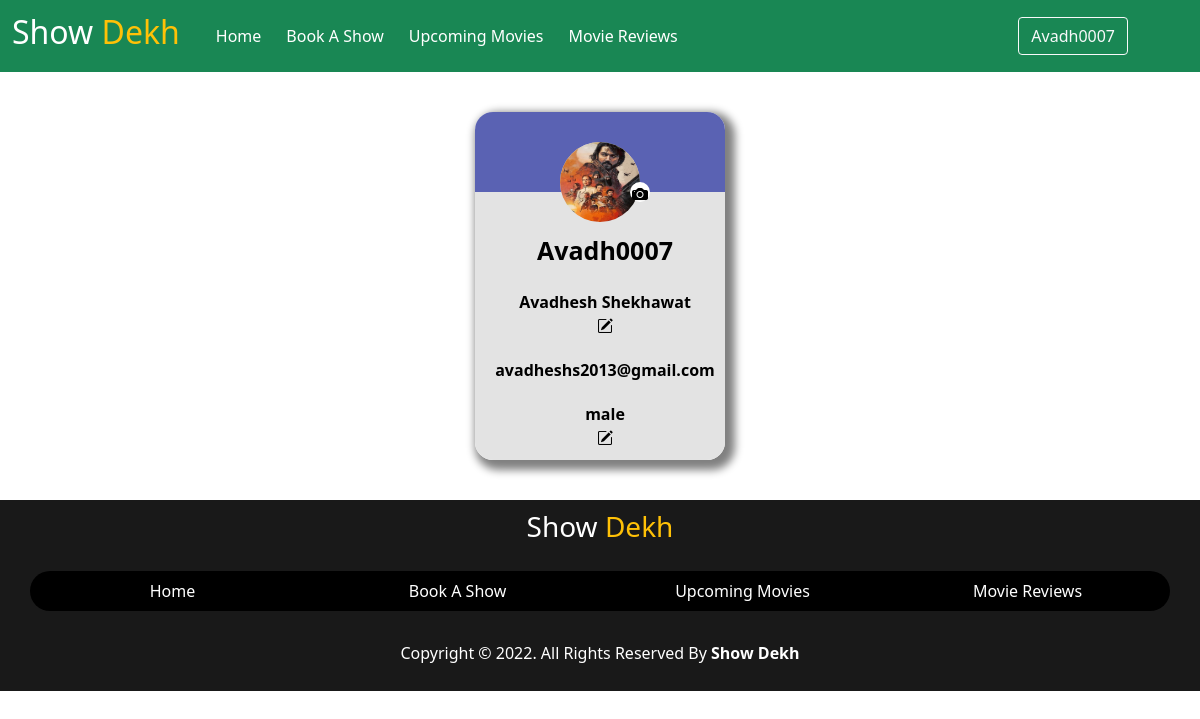
Screenshot of /profile.php (signed in) with the database file from the repository.
### tables this page shows
CREATE TABLE `profile` (
  `sn` int(11) NOT NULL,
  `name` varchar(50) NOT NULL,
  `userid` varchar(9) NOT NULL,
  `email` varchar(50) NOT NULL,
  `gender` varchar(6) NOT NULL,
  `pic` varchar(50) NOT NULL
);

### profile.php (the view, shortened to what this page needs)
<?php
include_once('connection.php');
?>
<!DOCTYPE html>
<html lang="en">
<head>
    <link rel="stylesheet" href="https://cdn.jsdelivr.net/npm/bootstrap-icons@1.9.1/font/bootstrap-icons.css">
    <link href="https://cdn.jsdelivr.net/npm/bootstrap@5.1.3/dist/css/bootstrap.min.css" rel="stylesheet"
>
    <link rel="stylesheet" href="css/style.css">
</head>
<body>
    <?php
        include_once('header.php');
        ?>
    <form action="" method="post" enctype="multipart/form-data">
        <?php
                $get="select * from profile where userid='{$_SESSION["userid"]}'";
                $query=mysqli_query($cn,$get);
                if(mysqli_num_rows($query) > 0){
                    while($rw = mysqli_fetch_array($query)){
        ?>
        <div class="container">
            <div class="row">
                <div class="col-sm-12 col-md-12 col-12 profile-card">
                    <div class="row">
                        <div class="profile-pic-bg">
                            <center>
                                <div class="profile-pic-div">
                                    <img class="profile-pic img-fluid" src="<?php echo $rw['pic'] ?>" alt="profile-pic">
                                    <div class="update-profile-pic-btn-bg"><button type="button"
                                            class="update_prifile_img_icon" data-bs-toggle="modal"
                                            data-bs-target="#profile_image_update_modal"><i
                                                class="bi bi-camera-fill"></i></button></div>
                                </div>
                            </center>
                        </div>
                         <div class="usrd"><center><b class="profile_userid"><?php echo $rw['userid'] ?></b></center></div>
                        <div class="name">
                            <center><b class="profile_name"><?php echo $rw['name'] ?></b><br><button type="button"
                                class="update_prifile_icon name_update_icon" data-bs-toggle="modal"
                                data-bs-target="#profile_name_update_modal"><i class="bi bi-pencil-square"></i></button></center>
                        </div>
                        <div class="eml"><center><b><?php echo $rw['email'] ?></b></center></div>
                        <div class="gen"><center><b><?php echo $rw['gender'] ?></b><br><button type="button"
                                class="update_prifile_icon gender_update_icon" data-bs-toggle="modal"
                                data-bs-target="#profile_gender_update_modal"><i
                                    class="bi bi-pencil-square"></i></button></center>
                        </div>
                    </div>
                </div>
            </div>
        </div>
        <?php
                    }
                }
            ?>
    </form>
    <?php
        include_once('footer.php');
        ?>
</body>
</html>

### css/style.css (style rules this page uses)
* { margin: 0; padding: 0; }
.profile-card { width: 250px; margin-left: auto; margin-right: auto; margin-top: 40px; margin-bottom: 40px; border-radius: 18px; box-shadow: 5px 5px 8px 5px gray; }
.profile-pic-bg { height: 80px; margin-left: auto; margin-right: auto; background-color: #5a62b3; border-top-left-radius: 18px; border-top-right-radius: 18px; padding: 10px 0px 10px 0px; }
.profile-pic-div { height: 80px; width: 80px; border-radius: 50%; margin-top:20px; position: relative; z-index: 1; background-color: #e3e3e3; }
.update-profile-pic-btn-bg { height: 20px; width: 20px; border-radius: 50%; position: relative; top: -40px; left: 40px; }
.profile-pic { height: 80px; width: 80px; border-radius: 50%; }
.usrd { background-color: #e3e3e3; color: #000; padding: 10px 0 10px 10px; padding-top: 40px; }
.profile_userid { font-size: 25px; }
.name { background-color: #e3e3e3; color: #000; padding: 10px 0px 10px 10px; justify-content: center; }
.eml { background-color: #e3e3e3; color: #000; padding: 10px 0 10px 10px; }
.gen { background-color: #e3e3e3; color: #000; padding: 10px 0 10px 10px; border-bottom-left-radius: 18px; border-bottom-right-radius: 18px; }
.update_prifile_img_icon { text-decoration: none; color: #000; background-color: #fff; border: transparent; height: 20px; width: 20px; border-radius: 50%; }
.update_prifile_icon { text-decoration: none; color: #000; background-color: transparent; border: transparent; height: 20px; width: 20px; border-radius: 50%; }
.name_update_icon { color: #000; margin-top: -22px; border: transparent; }
.gender_update_icon { color: #000; border: transparent; }

### rows the page displays
profile: pic (picture), userid "Avadh0007", name "Avadhesh Shekhawat", email "avadheshs2013@gmail.com", gender "male"

### other values shown
$_SESSION['userid'] "Avadh0007"
